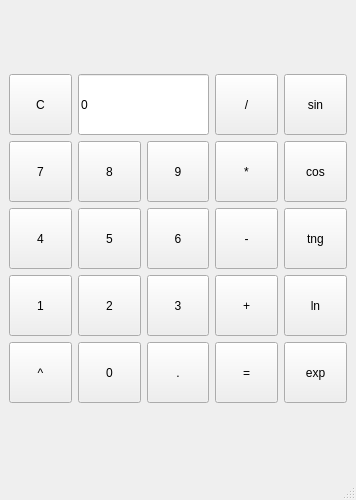
<?xml version="1.0" encoding="UTF-8"?>
<ui version="4.0">
 <class>MainWindow</class>
 <widget class="QMainWindow" name="MainWindow">
  <property name="geometry">
   <rect>
    <x>0</x>
    <y>0</y>
    <width>356</width>
    <height>500</height>
   </rect>
  </property>
  <property name="minimumSize">
   <size>
    <width>300</width>
    <height>500</height>
   </size>
  </property>
  <property name="maximumSize">
   <size>
    <width>604</width>
    <height>500</height>
   </size>
  </property>
  <property name="windowTitle">
   <string>Калькулятор</string>
  </property>
  <widget class="QWidget" name="centralwidget">
   <layout class="QVBoxLayout" name="verticalLayout">
    <item>
     <layout class="QGridLayout" name="gridLayout">
      <item row="7" column="1">
       <widget class="QPushButton" name="push_button2">
        <property name="minimumSize">
         <size>
          <width>61</width>
          <height>61</height>
         </size>
        </property>
        <property name="text">
         <string>2</string>
        </property>
       </widget>
      </item>
      <item row="5" column="1">
       <widget class="QPushButton" name="push_button8">
        <property name="minimumSize">
         <size>
          <width>61</width>
          <height>61</height>
         </size>
        </property>
        <property name="text">
         <string>8</string>
        </property>
       </widget>
      </item>
      <item row="7" column="0">
       <widget class="QPushButton" name="push_button1">
        <property name="minimumSize">
         <size>
          <width>61</width>
          <height>61</height>
         </size>
        </property>
        <property name="text">
         <string>1</string>
        </property>
       </widget>
      </item>
      <item row="6" column="3">
       <widget class="QPushButton" name="push_button_minus">
        <property name="minimumSize">
         <size>
          <width>61</width>
          <height>61</height>
         </size>
        </property>
        <property name="text">
         <string>-</string>
        </property>
       </widget>
      </item>
      <item row="5" column="2">
       <widget class="QPushButton" name="push_button9">
        <property name="minimumSize">
         <size>
          <width>61</width>
          <height>61</height>
         </size>
        </property>
        <property name="text">
         <string>9</string>
        </property>
       </widget>
      </item>
      <item row="9" column="3">
       <widget class="QPushButton" name="push_button_calc">
        <property name="minimumSize">
         <size>
          <width>61</width>
          <height>61</height>
         </size>
        </property>
        <property name="text">
         <string>=</string>
        </property>
       </widget>
      </item>
      <item row="5" column="3">
       <widget class="QPushButton" name="push_button_multiply">
        <property name="minimumSize">
         <size>
          <width>61</width>
          <height>61</height>
         </size>
        </property>
        <property name="text">
         <string>*</string>
        </property>
       </widget>
      </item>
      <item row="6" column="1">
       <widget class="QPushButton" name="push_button5">
        <property name="minimumSize">
         <size>
          <width>61</width>
          <height>61</height>
         </size>
        </property>
        <property name="text">
         <string>5</string>
        </property>
       </widget>
      </item>
      <item row="6" column="0">
       <widget class="QPushButton" name="push_button4">
        <property name="minimumSize">
         <size>
          <width>61</width>
          <height>61</height>
         </size>
        </property>
        <property name="text">
         <string>4</string>
        </property>
       </widget>
      </item>
      <item row="5" column="0">
       <widget class="QPushButton" name="push_button7">
        <property name="minimumSize">
         <size>
          <width>61</width>
          <height>61</height>
         </size>
        </property>
        <property name="text">
         <string>7</string>
        </property>
       </widget>
      </item>
      <item row="6" column="5">
       <widget class="QPushButton" name="push_button_tng">
        <property name="minimumSize">
         <size>
          <width>61</width>
          <height>61</height>
         </size>
        </property>
        <property name="text">
         <string>tng</string>
        </property>
       </widget>
      </item>
      <item row="7" column="3">
       <widget class="QPushButton" name="push_button_plus">
        <property name="minimumSize">
         <size>
          <width>61</width>
          <height>61</height>
         </size>
        </property>
        <property name="text">
         <string>+</string>
        </property>
       </widget>
      </item>
      <item row="9" column="2">
       <widget class="QPushButton" name="push_button_comma">
        <property name="minimumSize">
         <size>
          <width>61</width>
          <height>61</height>
         </size>
        </property>
        <property name="text">
         <string>.</string>
        </property>
       </widget>
      </item>
      <item row="6" column="2">
       <widget class="QPushButton" name="push_button6">
        <property name="minimumSize">
         <size>
          <width>61</width>
          <height>61</height>
         </size>
        </property>
        <property name="text">
         <string>6</string>
        </property>
       </widget>
      </item>
      <item row="9" column="5">
       <widget class="QPushButton" name="push_button_exp">
        <property name="minimumSize">
         <size>
          <width>61</width>
          <height>61</height>
         </size>
        </property>
        <property name="text">
         <string>exp</string>
        </property>
       </widget>
      </item>
      <item row="7" column="2">
       <widget class="QPushButton" name="push_button3">
        <property name="minimumSize">
         <size>
          <width>61</width>
          <height>61</height>
         </size>
        </property>
        <property name="text">
         <string>3</string>
        </property>
       </widget>
      </item>
      <item row="9" column="1">
       <widget class="QPushButton" name="push_button_zero">
        <property name="minimumSize">
         <size>
          <width>61</width>
          <height>61</height>
         </size>
        </property>
        <property name="text">
         <string>0</string>
        </property>
       </widget>
      </item>
      <item row="7" column="5">
       <widget class="QPushButton" name="push_button_ln">
        <property name="minimumSize">
         <size>
          <width>61</width>
          <height>61</height>
         </size>
        </property>
        <property name="text">
         <string>ln</string>
        </property>
       </widget>
      </item>
      <item row="5" column="5">
       <widget class="QPushButton" name="push_button_cos">
        <property name="minimumSize">
         <size>
          <width>61</width>
          <height>61</height>
         </size>
        </property>
        <property name="text">
         <string>cos</string>
        </property>
       </widget>
      </item>
      <item row="2" column="3">
       <widget class="QPushButton" name="push_button_division">
        <property name="minimumSize">
         <size>
          <width>61</width>
          <height>61</height>
         </size>
        </property>
        <property name="text">
         <string>/</string>
        </property>
       </widget>
      </item>
      <item row="9" column="0">
       <widget class="QPushButton" name="push_button_pow">
        <property name="minimumSize">
         <size>
          <width>61</width>
          <height>61</height>
         </size>
        </property>
        <property name="text">
         <string>^</string>
        </property>
       </widget>
      </item>
      <item row="2" column="5">
       <widget class="QPushButton" name="push_button_sin">
        <property name="minimumSize">
         <size>
          <width>61</width>
          <height>61</height>
         </size>
        </property>
        <property name="text">
         <string>sin</string>
        </property>
       </widget>
      </item>
      <item row="2" column="0">
       <widget class="QPushButton" name="push_buttonC">
        <property name="minimumSize">
         <size>
          <width>61</width>
          <height>61</height>
         </size>
        </property>
        <property name="text">
         <string>C</string>
        </property>
       </widget>
      </item>
      <item row="2" column="1" colspan="2">
       <widget class="QLineEdit" name="line_edit">
        <property name="minimumSize">
         <size>
          <width>0</width>
          <height>61</height>
         </size>
        </property>
        <property name="text">
         <string>0</string>
        </property>
       </widget>
      </item>
     </layout>
    </item>
   </layout>
  </widget>
  <widget class="QMenuBar" name="menubar">
   <property name="geometry">
    <rect>
     <x>0</x>
     <y>0</y>
     <width>356</width>
     <height>30</height>
    </rect>
   </property>
  </widget>
  <widget class="QStatusBar" name="statusbar"/>
 </widget>
 <resources/>
 <connections/>
</ui>
